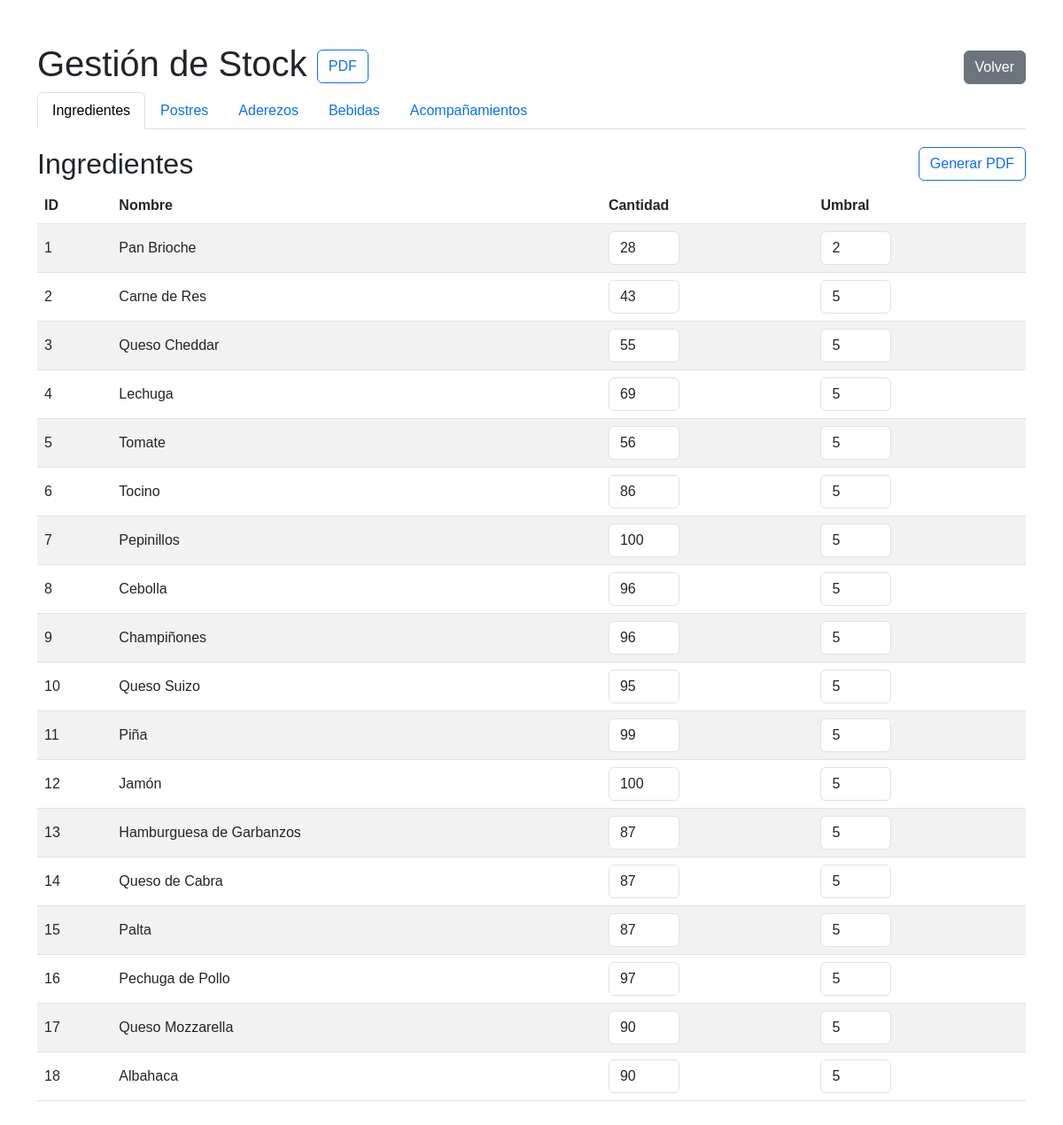
/mantenedores/stock/listar.php, run on the app's committed database.
### tables this page shows
CREATE TABLE `ingrediente` (
  `id_ingrediente` int(11) NOT NULL,
  `nombre_ingrediente` varchar(30) DEFAULT NULL,
  `cantidad` int(11) DEFAULT NULL,
  `umbral_reabastecimiento` int(11) NOT NULL DEFAULT 5
);

### mantenedores/stock/listar.php (the view, shortened to what this page needs)
<?php
include '../../conexion.php';
$ingredientes_query = "SELECT * FROM ingrediente";
$ingredientes = $conexion->query($ingredientes_query);
?>
<!DOCTYPE html>
<html lang="es">
<head>
    <link href="https://cdn.jsdelivr.net/npm/bootstrap@5.3.0/dist/css/bootstrap.min.css" rel="stylesheet">
</head>
<body>
<div class="container mt-5">
    <div class="d-flex justify-content-between align-items-center">
        <h1>Gestión de Stock <button class="btn btn-outline-primary" onclick="window.open('reportes.php', '_blank')">PDF</button></h1>
        <button class="btn btn-secondary" onclick="window.location.href='../../index/index-mantenedores.php'">Volver</button>
    </div>
    <ul class="nav nav-tabs" id="productTabs" role="tablist">
        <li class="nav-item" role="presentation">
            <a class="nav-link active" id="ingrediente-tab" data-bs-toggle="tab" href="#ingrediente" role="tab">Ingredientes</a>
        </li>
        <li class="nav-item" role="presentation">
            <a class="nav-link" id="postre-tab" data-bs-toggle="tab" href="#postre" role="tab">Postres</a>
        </li>
        <li class="nav-item" role="presentation">
            <a class="nav-link" id="aderezo-tab" data-bs-toggle="tab" href="#aderezo" role="tab">Aderezos</a>
        </li>
        <li class="nav-item" role="presentation">
            <a class="nav-link" id="bebida-tab" data-bs-toggle="tab" href="#bebida" role="tab">Bebidas</a>
        </li>
        <li class="nav-item" role="presentation">
            <a class="nav-link" id="acompaniamiento-tab" data-bs-toggle="tab" href="#acompaniamiento" role="tab">Acompañamientos</a>
        </li>
    </ul>
    <div class="tab-content" id="productTabsContent">
        <div class="tab-pane fade show active" id="ingrediente" role="tabpanel">
            <div class="d-flex justify-content-between">
                <h2>Ingredientes</h2>
                <button class="btn btn-outline-primary mb-2" onclick="window.open('reportes.php?tipo=ingrediente', '_blank')">Generar PDF</button>
            </div>
            <div class="table-container table-responsive">
                <table class="table table-striped">
                    <thead>
                        <tr>
                            <th>ID</th>
                            <th>Nombre</th>
                            <th>Cantidad</th>
                            <th>Umbral</th>
                        </tr>
                    </thead>
                    <tbody>
                        <?php while ($row = $ingredientes->fetch_assoc()): ?>
                            <tr>
                                <td><?php echo $row['id_ingrediente']; ?></td>
                                <td><?php echo $row['nombre_ingrediente']; ?></td>
                                <td>
                                    <input type="number" class="form-control stock-input"
                                           id="cantidad-ingrediente-<?php echo $row['id_ingrediente']; ?>"
                                           value="<?php echo $row['cantidad']; ?>" data-id="<?php echo $row['id_ingrediente']; ?> "
                                           data-type="ingrediente">
                                </td>
                                <td>
                                    <input type="number" class="form-control umbral-input"
                                           id="umbral-ingrediente-<?php echo $row['id_ingrediente']; ?>"
                                           value="<?php echo $row['umbral_reabastecimiento']; ?>"
                                           data-id="<?php echo $row['id_ingrediente']; ?>" data-type="ingrediente">
                                </td>
                            </tr>
                        <?php endwhile; ?>
                    </tbody>
                </table>
            </div>
        </div>
    </div>
</div>
</body>
</html>

### mantenedores/stock/listar.php (style rules this page uses)
body { font-family: 'Arial', sans-serif; }
.tab-content { margin-top: 20px; }
.table-container { margin-bottom: 30px; }
.table th, .table td { vertical-align: middle; }
.stock-input, .umbral-input { width: 80px; }
.nav-link { cursor: pointer; }

### data on the page
ingrediente: id_ingrediente "1", nombre_ingrediente "Pan Brioche", cantidad "28", umbral_reabastecimiento "2"
ingrediente: id_ingrediente "2", nombre_ingrediente "Carne de Res", cantidad "43", umbral_reabastecimiento "5"
ingrediente: id_ingrediente "3", nombre_ingrediente "Queso Cheddar", cantidad "55", umbral_reabastecimiento "5"
ingrediente: id_ingrediente "4", nombre_ingrediente "Lechuga", cantidad "69", umbral_reabastecimiento "5"
ingrediente: id_ingrediente "5", nombre_ingrediente "Tomate", cantidad "56", id_ingrediente+umbral_reabastecimiento "5"
ingrediente: id_ingrediente "6", nombre_ingrediente "Tocino", cantidad "86", umbral_reabastecimiento "5"
ingrediente: id_ingrediente "7", nombre_ingrediente "Pepinillos", cantidad "100", umbral_reabastecimiento "5"
ingrediente: id_ingrediente "8", nombre_ingrediente "Cebolla", cantidad "96", umbral_reabastecimiento "5"
ingrediente: id_ingrediente "9", nombre_ingrediente "Champiñones", cantidad "96", umbral_reabastecimiento "5"
ingrediente: id_ingrediente "10", nombre_ingrediente "Queso Suizo", cantidad "95", umbral_reabastecimiento "5"
ingrediente: id_ingrediente "11", nombre_ingrediente "Piña", cantidad "99", umbral_reabastecimiento "5"
ingrediente: id_ingrediente "12", nombre_ingrediente "Jamón", cantidad "100", umbral_reabastecimiento "5"
ingrediente: id_ingrediente "13", nombre_ingrediente "Hamburguesa de Garbanzos", cantidad "87", umbral_reabastecimiento "5"
ingrediente: id_ingrediente "14", nombre_ingrediente "Queso de Cabra", cantidad "87", umbral_reabastecimiento "5"
ingrediente: id_ingrediente "15", nombre_ingrediente "Palta", cantidad "87", umbral_reabastecimiento "5"
ingrediente: id_ingrediente "16", nombre_ingrediente "Pechuga de Pollo", cantidad "97", umbral_reabastecimiento "5"
ingrediente: id_ingrediente "17", nombre_ingrediente "Queso Mozzarella", cantidad "90", umbral_reabastecimiento "5"
ingrediente: id_ingrediente "18", nombre_ingrediente "Albahaca", cantidad "90", umbral_reabastecimiento "5"
